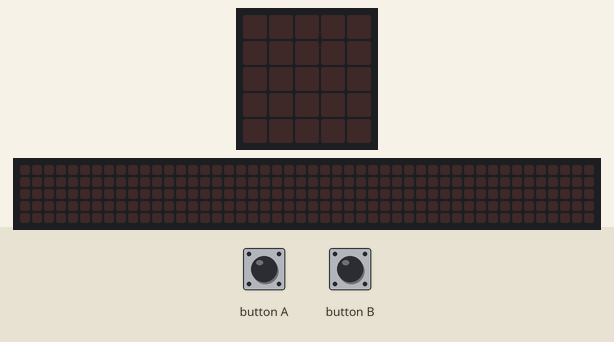
Bench run of a program on a simulated Calliope mini (MakeCode). On the bench: the board's 5×5 LED display, a strip that is not on the board, showing the scrolling text unrolled. The inputs (shaded band) are chosen by the test bench. The 48×5 strip is a reading aid, not a part: it shows the text the display is scrolling, unrolled, one strip-width of it at a time.

Above: at 1.2 s.
1.3 s: button A pressed for 0.15 s
At 4.07 s:
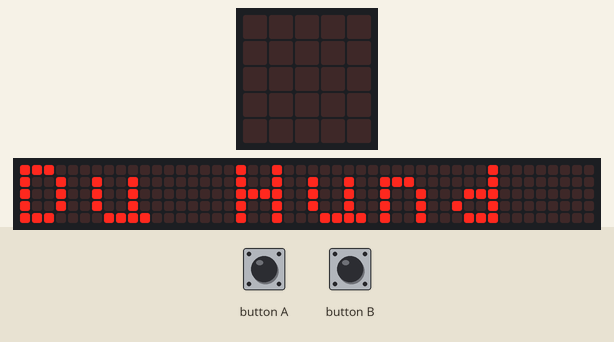
4.3 s: button B pressed for 0.15 s
7.4 s: button A pressed for 0.15 s
At 9.77 s:
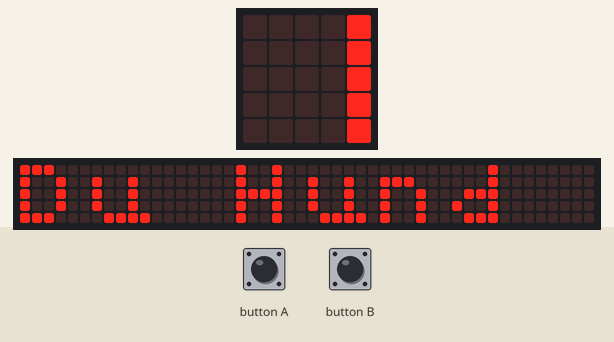
At 17.72 s:
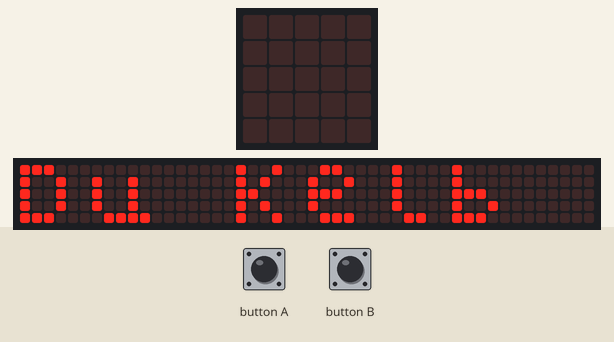

Measured:
- after the input at 1.3 s, the display: changes after 0.15 s (image 1)

The program:

main.ts
```typescript
input.onButtonEvent(Button.A, input.buttonEventClick(), function () {
    basic.showString("Du Hund ")
})
input.onButtonEvent(Button.B, input.buttonEventClick(), function () {
    basic.showString("Du Kelb")
})
basic.forever(function () {

})
```

test.ts
```typescript
// Hier kann man Tests durchführen; diese Datei wird nicht kompiliert, wenn dieses Paket als Erweiterung verwendet wird.
```
